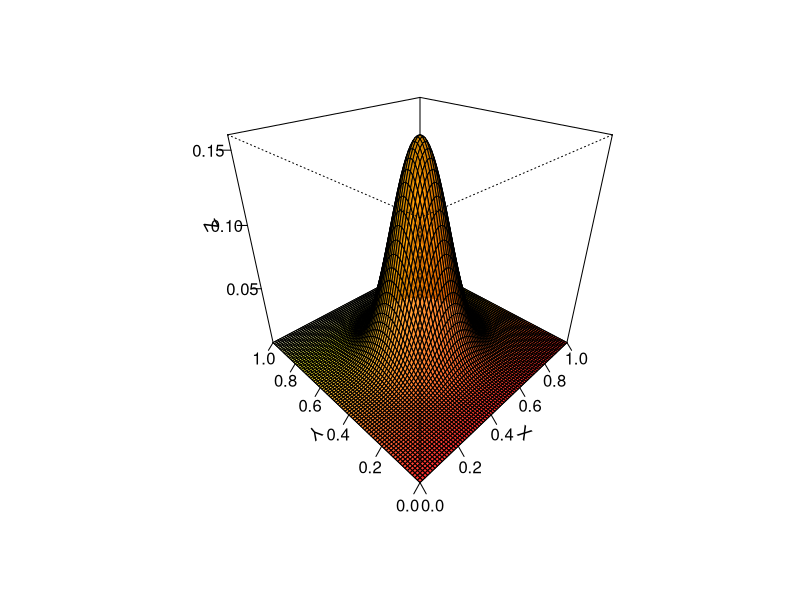
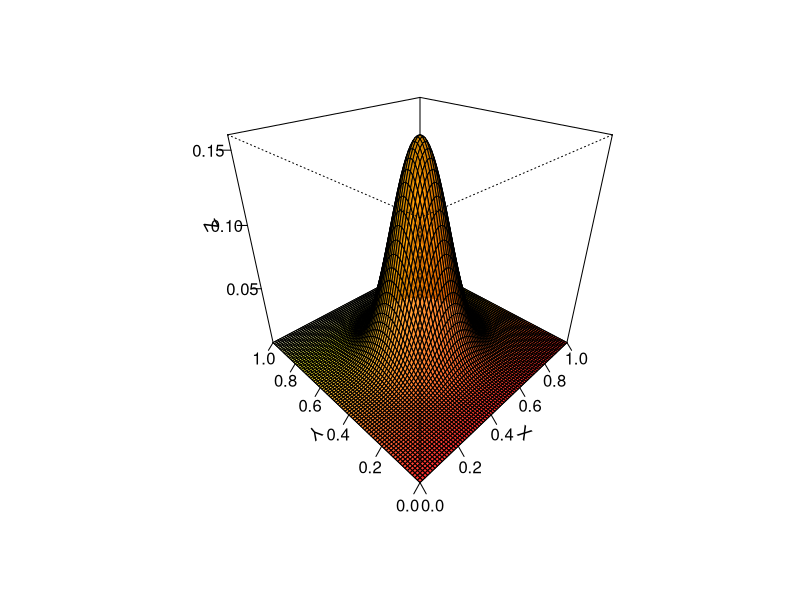
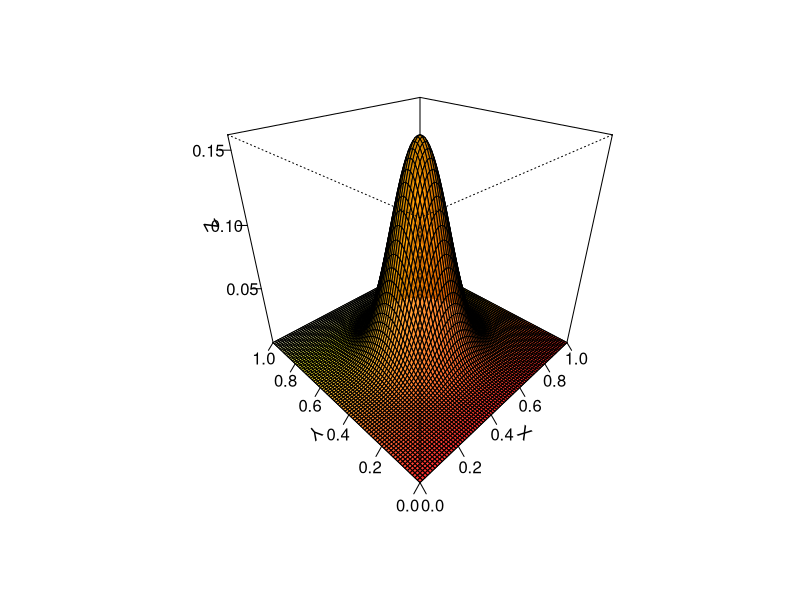

Source code (R) for these figures, in order:
library(mvtnorm)
par(mfrow=c(1,1))

Sigma=cbind(c(1,0.1),c(0.1,1)) # matriz de variancias e covariancias
mu=c(0,0) # Vetor de medias
dmvnorm(x=c(0,0), mean=mu, sigma=Sigma)

xy<-seq(-4,4,0.1)
mu=c(0,0)
Sigma=diag(2)
Z1<-matrix(NA,length(xy),length(xy))
for(i in 1:length(xy)){
  for(j in 1:length(xy)){
    Z1[i,j]<-dmvnorm(x=c(xy[i],xy[j]), mean=mu, sigma=Sigma)
  }
}

persp(Z1, phi = 30, theta = -45,col=heat.colors(ncol(Z1)*nrow(Z1),.8),
      ticktype = "detailed",xlab="X")
#.....................................................................#
Sigma=cbind(c(1,0.5),c(0.5,1)) # matriz de variancias e covariancias
mu=c(0,0) # Vetor de m?dias
dmvnorm(x=c(0,0), mean=mu, sigma=Sigma)

xy<-seq(-4,4,0.1)
mu=c(0,0)
Sigma=diag(2)
Z1<-matrix(NA,length(xy),length(xy))
for(i in 1:length(xy)){
  for(j in 1:length(xy)){
    Z1[i,j]<-dmvnorm(x=c(xy[i],xy[j]), mean=mu, sigma=Sigma)
  }
}

persp(Z1, phi = 30, theta = -45,col=heat.colors(ncol(Z1)*nrow(Z1),.8),
      ticktype = "detailed",xlab="X")

#.....................................................................#
Sigma=cbind(c(1,0.9),c(0.9,1)) # matriz de variancias e covariancias
mu=c(0,0) # Vetor de medias
dmvnorm(x=c(0,0), mean=mu, sigma=Sigma)

xy<-seq(-4,4,0.1)
mu=c(0,0)
Sigma=diag(2)
Z1<-matrix(NA,length(xy),length(xy))
for(i in 1:length(xy)){
  for(j in 1:length(xy)){
    Z1[i,j]<-dmvnorm(x=c(xy[i],xy[j]), mean=mu, sigma=Sigma)
  }
}

persp(Z1, phi = 30, theta = -45,col=heat.colors(ncol(Z1)*nrow(Z1),.8),
      ticktype = "detailed",xlab="X")
#......................................................................#

